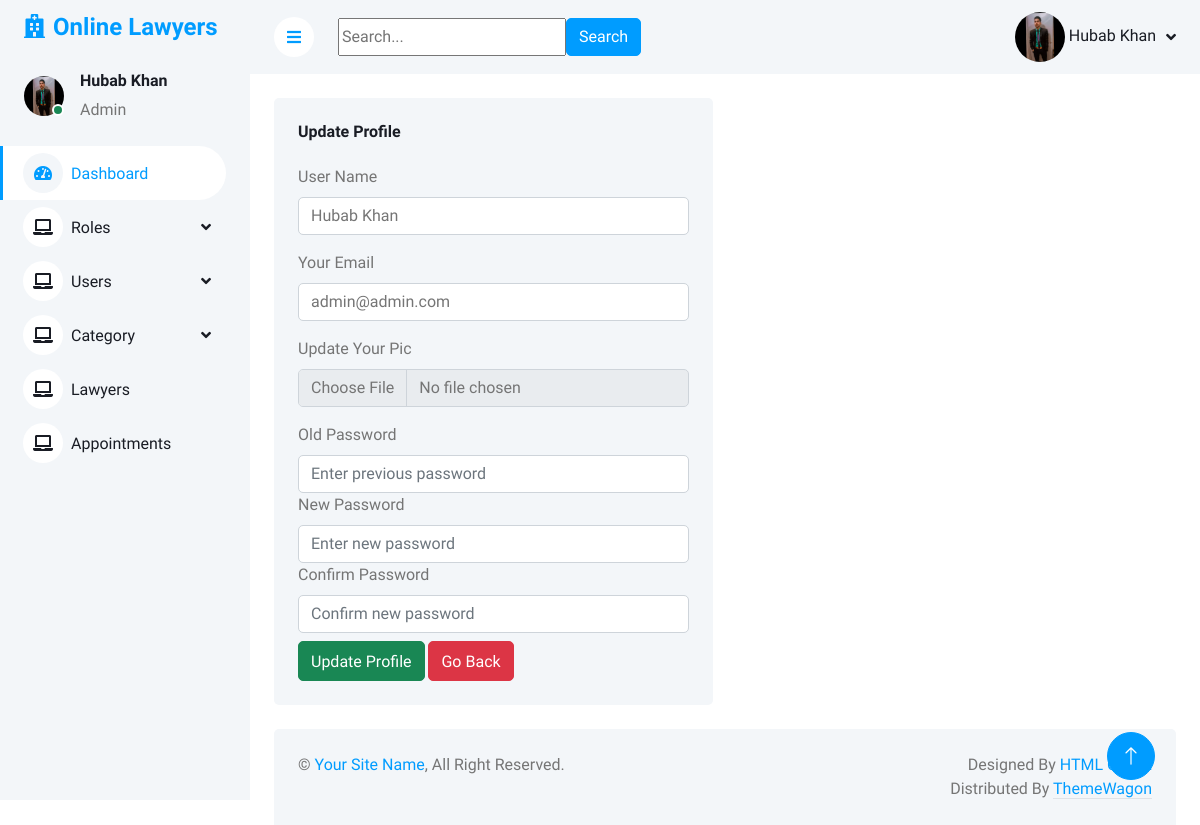
Screenshot of /admin/update_admin.php (signed in) with the database file from the repository.
### tables this page shows
CREATE TABLE `users` (
  `user_id` int(11) NOT NULL,
  `name` varchar(255) NOT NULL,
  `email` varchar(255) NOT NULL,
  `password` varchar(255) NOT NULL,
  `profile_picture` varchar(255) NOT NULL,
  `role_id` int(11) NOT NULL
);

### admin/update_admin.php (the view, shortened to what this page needs)
<?php
include 'db.php';
    $select = mysqli_query($conn, "SELECT * FROM users WHERE user_id") or die('Query failed: ' . mysqli_error($conn));
    if (mysqli_num_rows($select) > 0) {
        $fetch = mysqli_fetch_assoc($select);
    } else {
        echo 'No user found with the specified user_id.';
    }
    include 'header.php';
?>
<div class="d-flex flex-column">
    <div class="update-profile">
        <div class="container-fluid pt-4 px-4">
            <div class="row g-4">
                <div class="col-sm-12 col-xl-6">
                    <div class="bg-light rounded h-100 p-4">
                        <h6 class="mb-4">Update Profile</h6>
                        <form action="" method="post" enctype="multipart/form-data">
                            <div class="mb-3">
                                <label class="form-label">User Name</label>
                                <input type="text" name="update_name" value="<?php echo htmlspecialchars($fetch['name']); ?>" class="form-control">
                            </div>
                            <div class="mb-3">
                                <label class="form-label">Your Email</label>
                                <input type="email" name="update_email" value="<?php echo htmlspecialchars($fetch['email']); ?>" class="form-control">
                            </div>
                            <div class="mb-3">
                                <label class="form-label">Update Your Pic</label>
                                <input type="file" name="update_image" accept="image/*" class="form-control">
                            </div>
                            <div class="inputBox">
                                <label class="form-label">Old Password</label>
                                <input type="password" name="update_pass" placeholder="Enter previous password" class="form-control">
                                <label class="form-label">New Password</label>
                                <input type="password" name="new_pass" placeholder="Enter new password" class="form-control">
                                <label class="form-label">Confirm Password</label>
                                <input type="password" name="confirm_pass" placeholder="Confirm new password" class="form-control">
                                <input type="submit" value="Update Profile" name="update_profile" class="btn btn-success pt-2 mt-2">
                                <a href="index.php" class="btn btn-danger pt-2 mt-2">Go Back</a>
                            </div>
                        </form>
                    </div>
                </div>
            </div>
        </div>
    </div>
</div>
<?php
    include 'footer.php';
?>

### admin/header.php (shortened to what this page needs)
<?php
include 'db.php';
$user_id = $_SESSION['user_id'];
$sql = "SELECT profile_picture FROM users WHERE user_id = $user_id";
$result = mysqli_query($conn, $sql);
if ($result && mysqli_num_rows($result) > 0) {
    $row = mysqli_fetch_assoc($result);
    $profile_picture = $row['profile_picture'];
} else {
    $profile_picture = null;
}
?>
<!DOCTYPE html>
<html lang="en">
   <head>
      <link href="https://cdnjs.cloudflare.com/ajax/libs/font-awesome/5.10.0/css/all.min.css" rel="stylesheet">
      <link href="https://cdn.jsdelivr.net/npm/bootstrap-icons@1.4.1/font/bootstrap-icons.css" rel="stylesheet">
      <link href="lib/owlcarousel/assets/owl.carousel.min.css" rel="stylesheet">
      <link href="lib/tempusdominus/css/tempusdominus-bootstrap-4.min.css" rel="stylesheet" />
      <link href="css/bootstrap.min.css" rel="stylesheet">
      <link href="css/style.css" rel="stylesheet">
   </head>
   <body>
      <div class="container-xxl position-relative bg-white d-flex p-0">
      <div class="sidebar pe-4 pb-3">
         <nav class="navbar bg-light navbar-light">
            <a href="index.php" class="navbar-brand mx-4 mb-3">
               <h4 class="text-primary"><i class="fa fa-hospital me-2"></i>Online Lawyers</h4>
            </a>
            <div class="d-flex align-items-center ms-4 mb-4">
               <div class="position-relative">
               <img src="uploads-images/<?php echo htmlspecialchars($profile_picture); ?>" alt="Profile Picture" style="width: 40px; height: 40px; border-radius: 50%;">
                  <div class="bg-success rounded-circle border border-2 border-white position-absolute end-0 bottom-0 p-1"></div>
               </div>
               <div class="ms-3">
                  <h6><?php echo $_SESSION['name']; ?></h6>
                  <span>Admin</span>
               </div>
            </div>
            <div class="navbar-nav w-100">
               <a href="index.php" class="nav-item nav-link active"><i class="fa fa-tachometer-alt me-2"></i>Dashboard</a>
               <div class="nav-item dropdown">
                  <a href="#" class="nav-link dropdown-toggle" data-bs-toggle="dropdown"><i class="fa fa-laptop me-2"></i>Roles</a>
               </div>
               <div class="nav-item dropdown">
                  <a href="#" class="nav-link dropdown-toggle" data-bs-toggle="dropdown"><i class="fa fa-laptop me-2"></i>Users</a>
               </div>
               <div class="nav-item dropdown">
                  <a href="#" class="nav-link dropdown-toggle" data-bs-toggle="dropdown"><i class="fa fa-laptop me-2"></i>Category</a>
               </div>
               <a href="lawyers.php" class="nav-item nav-link"><i class="fa fa-laptop me-2"></i>Lawyers</a>
               <a href="appointment.php" class="nav-item nav-link"><i class="fa fa-laptop me-2"></i>Appointments</a>
            </div>
         </nav>
      </div>
      <div class="content">
      <nav class="navbar navbar-expand bg-light navbar-light sticky-top px-4 py-0">
         <a href="#" class="sidebar-toggler flex-shrink-0">
         <i class="fa fa-bars"></i>
         </a>
         <form class="d-none d-md-flex ms-4" action="" method="get">
            <input type="text" name="query"  placeholder="Search...">
            <button type="submit" class="btn btn-primary">Search</button>
         </form>
         <div class="navbar-nav align-items-center ms-auto">
            <div class="nav-item dropdown">
    <a href="#" class="nav-link dropdown-toggle" data-bs-toggle="dropdown">
        <?php if (!empty($profile_picture)) { ?>
            <img src="uploads-images/<?php echo htmlspecialchars($profile_picture); ?>" alt="Profile Picture" style="width: 50px; height: 50px; border-radius: 50%;">
        <?php } else { ?>
            <p>No profile picture available.</p>
        <?php } ?>
        <span class="d-none d-lg-inline-flex"><?php echo htmlspecialchars($_SESSION['name']); ?></span>
    </a>
</div>
         </div>
      </nav>

### admin/css/style.css (style rules this page uses)
:root { --primary: #009CFF; --light: #F3F6F9; --dark: #191C24; }
.btn { transition: .5s; }
.btn.btn-primary { color: #FFFFFF; }
.sidebar { position: fixed; top: 0; left: 0; bottom: 0; width: 250px; height: 100vh; overflow-y: auto; background: var(--light); transition: 0.5s; z-index: 999; }
.content { margin-left: 250px; min-height: 100vh; background: #FFFFFF; transition: 0.5s; }
@media (min-width: 992px) { .sidebar { margin-left: 0; } }
@media (min-width: 992px) { .content { width: calc(100% - 250px); } }
.sidebar .navbar .navbar-nav .nav-link { padding: 7px 20px; color: var(--dark); font-weight: 500; border-left: 3px solid var(--light); border-radius: 0 30px 30px 0; outline: none; }
.sidebar .navbar .navbar-nav .nav-link:hover, .sidebar .navbar .navbar-nav .nav-link.active { color: var(--primary); background: #FFFFFF; border-color: var(--primary); }
.sidebar .navbar .navbar-nav .nav-link i { width: 40px; height: 40px; display: inline-flex; align-items: center; justify-content: center; background: #FFFFFF; border-radius: 40px; }
.sidebar .navbar .navbar-nav .nav-link:hover i, .sidebar .navbar .navbar-nav .nav-link.active i { background: var(--light); }
.sidebar .navbar .dropdown-toggle::after { position: absolute; top: 15px; right: 15px; border: none; content: "\f107"; font-family: "Font Awesome 5 Free"; font-weight: 900; transition: .5s; }
.content .navbar .navbar-nav .nav-link { margin-left: 25px; padding: 12px 0; color: var(--dark); outline: none; }
.content .navbar .sidebar-toggler, .content .navbar .navbar-nav .nav-link i { width: 40px; height: 40px; display: inline-flex; align-items: center; justify-content: center; background: #FFFFFF; border-radius: 40px; }
.content .navbar .dropdown-toggle::after { margin-left: 6px; vertical-align: middle; border: none; content: "\f107"; font-family: "Font Awesome 5 Free"; font-weight: 900; transition: .5s; }

### rows the page displays
users: profile_picture (picture), update_name "Hubab Khan", update_email "admin@admin.com"

### other values shown
$_SESSION['name'] "Hubab Khan"
